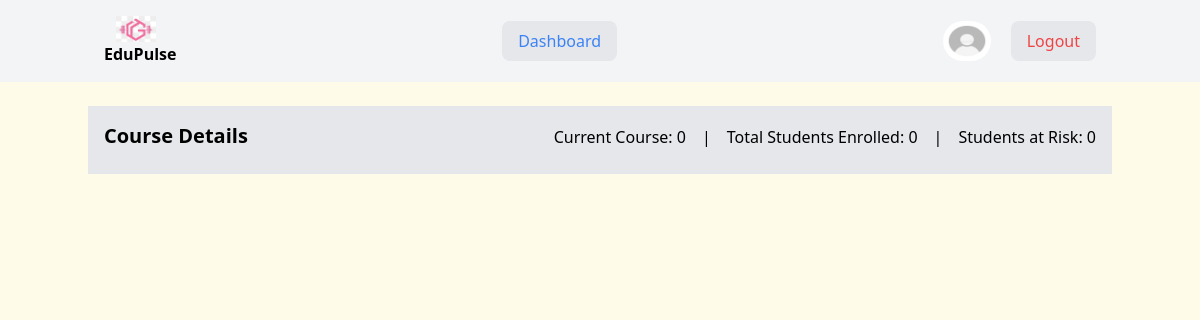
The page /wc_current_programs/courses-offering/ (signed in) on the database as committed earlier.
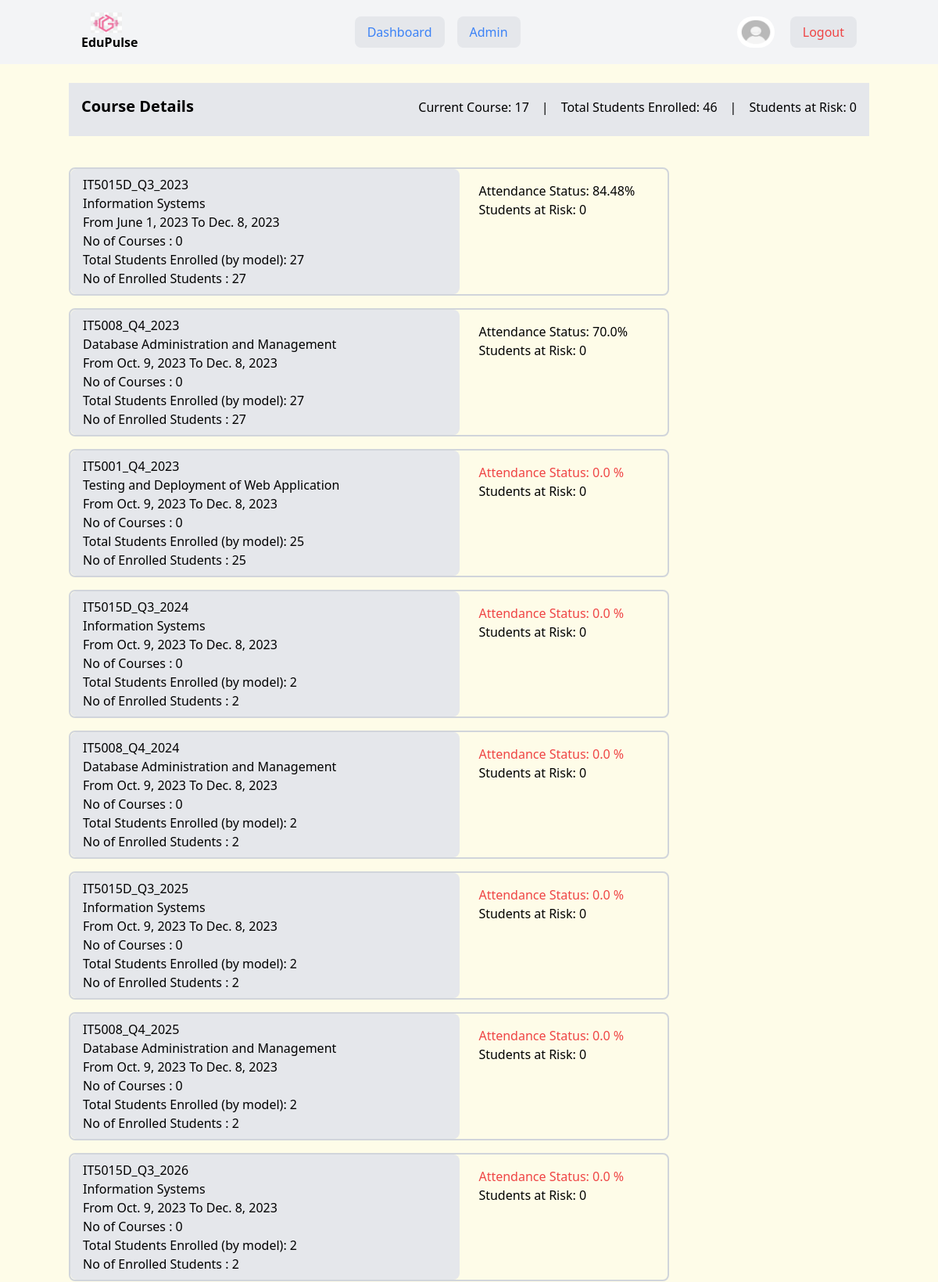
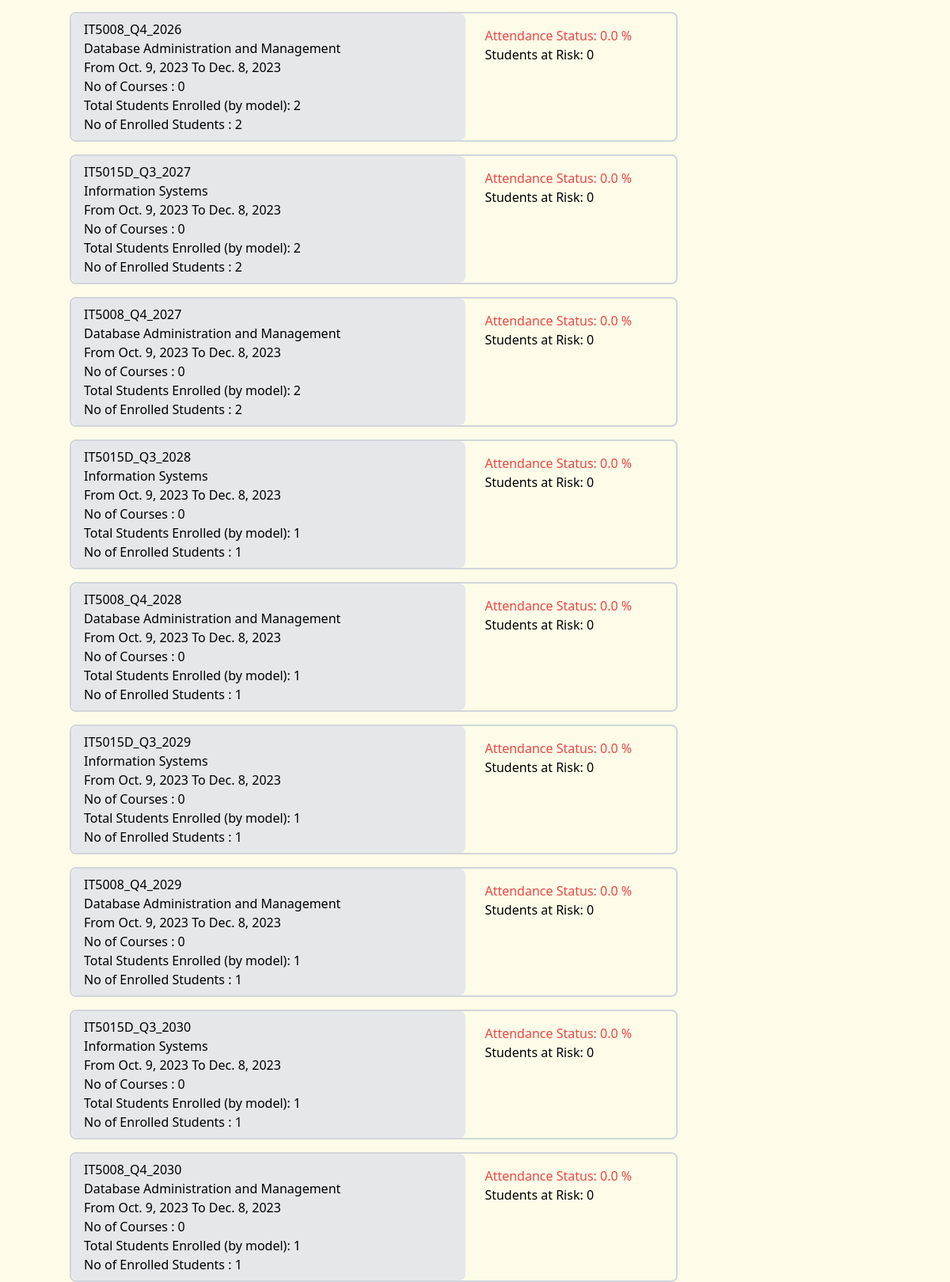
The same page on the database as committed later (2 pictures, top to bottom).
### program/models.py (models this page shows, shortened)
class CourseOffering(BaseModel):
    OFFERING_CHOICES = [
        ('online', 'ONLINE'),
        ('offline', 'OFFLINE'),
        ('blended', 'BLENDED'),
    ]
    course=models.ForeignKey(Course, verbose_name=("course"), on_delete=models.CASCADE,null=True,blank=True,related_name='course_offering')
    start_date=models.DateField( auto_now=False, auto_now_add=False)
    end_date=models.DateField( auto_now=False, auto_now_add=False)
    remark=models.TextField(max_length=255,blank=True,null=True)
    result_status_code=models.CharField(max_length=255,null=True,blank=True)
    result_status=models.CharField(max_length=255,null=True,blank=True)
    student = models.ManyToManyField(Student,blank=True ,related_name='course_offerings')
    teacher = models.ManyToManyField(Staff,blank=True ,related_name='course_offerings')
    offering_mode = models.CharField(max_length=10,choices=OFFERING_CHOICES,default='online',blank=True, null=True,help_text='Select the mode of course offering: Online, Offline, or Blended'
    )
    def calculate_attendance_percentage(self):
        total_sessions=self.attendance.count()
        present_sessions = self.attendance.filter(is_present='present').count()
        if total_sessions > 0:
            attendance_percentage = (present_sessions / total_sessions) * 100
            return round(attendance_percentage, 2)
        return 0.0
    def calculate_no_at_risk_student_for_last_week(self):
        from report.models import WeeklyReport
        current_date = datetime.now().date()
        end_date_last_week = current_date - timedelta(days=current_date.weekday() + 1)
        start_date_last_week = end_date_last_week - timedelta(days=6)
        students = self.student.all()
        at_risk_students = set()
        students = self.student.all()
        for student in students:
                    if student.temp_id=="2020792":
                        print("weekly Report at risk count dates :,",start_date_last_week," to ",end_date_last_week)
                        print("id Matched in CO M",student.temp_id)
                    weekly_report_last_week = WeeklyReport.objects.filter(
                        student=student,
                        course_offering=self,
                        sessions__attendance_date__range=[start_date_last_week, end_date_last_week]
                    ).first()
                    if weekly_report_last_week and weekly_report_last_week.at_risk:
                        print("at _risk status on week report found CO M:",student.temp_id)
                        at_risk_students.add(student)
                        print("all object CO M",at_risk_students)
        return len(at_risk_students)
    def get_all_students(self):
        students = self.student.all()
        return students

class Course(BaseModel):
    name=models.CharField(max_length=255,null=True,blank=True)
    description=models.CharField(max_length=255,null=True,blank=True)
    key_components=models.CharField(max_length=255,null=True,blank=True)
    program_link = models.URLField(max_length=255, null=True, blank=True)
    total_credit=models.PositiveIntegerField(null=True,blank=True)
    duration_in_week=models.PositiveIntegerField(null=True,blank=True)
    program = models.ManyToManyField(Program, blank=True, related_name='course')
    course_efts=models.FloatField(null=True,blank=True)

### customUser/models.py (models this page shows, shortened)
class Student(BaseModel):
    student = models.OneToOneField(NewUser, on_delete=models.CASCADE, null=True, blank=True, related_name='student_profile')
    joining_date=models.DateField(null=True,blank=True)
    international_student=models.BooleanField(default=False)
    remark=models.TextField(max_length=1000,null=True,blank=True)
    enrolled_course=models.CharField(max_length=255,null=True,blank=True)
    email_id=models.EmailField(null=True,blank=True)
    enrollment_status=models.CharField(max_length=255,null=True,blank=True)
    passport_number=models.CharField(max_length=255,null=True,blank=True)
    visa_number=models.CharField(max_length=255,null=True,blank=True)
    visa_expiry_date=models.DateField(default=None, null=True,blank=True)

### program/views.py (the view)
# urls.py: path('courses-offering/', CourseOfferingListView.as_view(), name='course_offering_list'),
class CourseOfferingListView(LoginRequiredMixin,ListView):
    model=CourseOffering
    template_name='program/course/course_offering_list.html'
    context_object_name='course_offerings'
    print("initialise Course Offering view :")
    def get_queryset(self):
        user = self.request.user
        print("user group :",user.groups.all())
        if user.groups.filter(name='Admin').exists() or user.groups.filter(name='Head_of_School').exists():
            print("condition matched admin")
            return CourseOffering.objects.all()
        elif user.groups.filter(name='Teacher').exists():
            print("condition matched for teacher")
            return CourseOffering.objects.filter(teacher__staff=user)
        elif user.groups.filter(name='Program_Leader').exists():
            return CourseOffering.objects.filter(course__program__program_offerings__program_leader__staff=user)
        elif user.groups.filter(name='Student').exists():
            return CourseOffering.objects.none()
        return CourseOffering.objects.none()
    print(context_object_name)
    def get_all_students(self, course_offerings):
        unique_students = set()
        for course_offering in course_offerings:
            unique_students.update(course_offering.student.all())
        return unique_students
    def get_no_of_at_risk_student(self,unique_students):
        from report.models import WeeklyReport
        current_date = datetime.now().date()
        end_date_last_week = current_date - timedelta(days=current_date.weekday() + 1)
        start_date_last_week = end_date_last_week - timedelta(days=6)
        at_risk_students = set()
        students = unique_students
        courses_offerings = CourseOffering.objects.all()
        for student in students:
                    if student.temp_id=="2020769":
                        print("weekly Report at risk count dates :,",start_date_last_week," to ",end_date_last_week)
                        print("id Matched",student.temp_id)
                    weekly_report_last_week = WeeklyReport.objects.filter(
                        student=student,
                        course_offering__in=courses_offerings,
                        sessions__attendance_date__range=[start_date_last_week, end_date_last_week]
                    ).first()
                    if weekly_report_last_week and weekly_report_last_week.at_risk:
                        print("at _risk status on week report found in CO",student.temp_id)
                        at_risk_students.add(student)
                        print("all object CO",at_risk_students)
                        print("is id  Matched added or not ",student.temp_id)
        return at_risk_students
    def get_context_data(self, **kwargs):
        context = super().get_context_data(**kwargs)
        course_offerings = context['course_offerings']
        total_students = self.get_all_students(course_offerings)
        total_no_of_at_risk_student=self.get_no_of_at_risk_student(total_students)
        context['total_students'] = len(total_students)
        context['total_no_of_at_risk_student'] = len(total_no_of_at_risk_student)
        return context

### customUser/templatetags/custom_tags.py (called while the page is built)
@register.filter(name='user_belongs_to_group')
def user_belongs_to_group(user,group_name):
        return user.groups.filter(name=group_name).exists()

### templates/program/course/course_offering_list.html (shortened to what this page needs)
{% extends "base.html" %}
{% block content %}
<section class='w-full'>
    <section class='my-2 w-full'>
         <div class="bg-gray-200 p-4 mb-4 w-full flex flex-row justify-between items-baseline">
          <h2 class="text-xl font-bold mb-2">Course Details</h2>
          <div class='flex flex-row gap-4 flex-wrap '>
            <p class="mb-2 ">Current Course: {{course_offerings.count}}</p> |
            <p class="mb-2">Total Students Enrolled: {{total_students}}</p> |
            {% if total_no_of_at_risk_student >  0 %}
                  <p class='text-red-500'>Students at Risk: {{total_no_of_at_risk_student}}</p>
                  {% else  %}
                  <p>Students at Risk: {{total_no_of_at_risk_student}}</p>
                  {% endif %}
          </div>
        </div>
  </section>
    <br>
    <ul class='flex flex-col gap-4 w-3/4'>
        {% for course_offering in course_offerings %}
                    {% with course_offering=course_offering %}
                        {% include 'components/flash_card/course_offering_FC.html' %}
                    {% endwith %}
        {% endfor %}
      </ul>
</section>
{% endblock content %}

### templates/components/flash_card/course_offering_FC.html (shortened to what this page needs)
{% block content %}
    <section class='flex flex-col border-2 border-gray-300  rounded-lg'>
        <a href="{% url 'course_offering_detail' course_offering.pk %}">
          <div class='flex flex-row'>
            <div class=' px-4 py-2  rounded-lg bg-gray-200 w-2/3'>
              <h1>{{ course_offering.temp_id }}<br>{{ course_offering.course.name }} </h1>
              <p> From {{ course_offering.start_date }} To {{ course_offering.end_date }}</p>
              <p> No of Courses : {{course_offering.list_course_offerings|length}}</P>
                <p >Total Students Enrolled (by model): {{course_offering.get_all_students.count}}</p>
              <p> No of Enrolled Students : {{course_offering.student.count}}</P>
            </div>
            <div class='px-4 py-2 m-2 rounded-lg w-1/3'>
               {% if course_offering.calculate_attendance_percentage < 60  %}
              <h1 class="text-red-500">Attendance Status: {{course_offering.calculate_attendance_percentage}} %</h1>
              {% else %}
              <h1 class="text-gray-300}">Attendance Status: {{course_offering.calculate_attendance_percentage}}%</h1>
              {% endif %}
              {% if course_offering.calculate_no_at_risk_student_for_last_week >  0 %}
            <p class='text-red-500'>Students at Risk: {{course_offering.calculate_no_at_risk_student_for_last_week}}</p>
            {% else  %}
            <p>Students at Risk: {{course_offering.calculate_no_at_risk_student_for_last_week}}</p>
            {% endif %}
            </div>
          </div>
        </a>
      </section>
{% endblock content %}

Rows that differ between the two databases and show on the page:
now on this page (row edited): CourseOffering: temp_id "IT5015D_Q3_2023", course.name "Information Systems", start_date "June 1, 2023", end_date "Dec. 8, 2023", list_course_offerings|length "0", get_all_students.count "27", student.count "27", calculate_attendance_percentage "84.48", calculate_no_at_risk_student_for_last_week "0"
now on this page (row edited): CourseOffering: temp_id "IT5008_Q4_2023", course.name "Database Administration and Management", start_date "Oct. 9, 2023", end_date "Dec. 8, 2023", list_course_offerings|length "0", get_all_students.count "27", student.count "27", calculate_attendance_percentage "70.0", calculate_no_at_risk_student_for_last_week "0"
now on this page (row edited): CourseOffering: temp_id "IT5001_Q4_2023", course.name "Testing and Deployment of Web Application", start_date "Oct. 9, 2023", end_date "Dec. 8, 2023", list_course_offerings|length "0", get_all_students.count "25", student.count "25", calculate_attendance_percentage "0.0", calculate_no_at_risk_student_for_last_week "0"
now on this page (row edited): CourseOffering: temp_id "IT5015D_Q3_2024", course.name "Information Systems", start_date "Oct. 9, 2023", end_date "Dec. 8, 2023", list_course_offerings|length "0", get_all_students.count "2", student.count "2", calculate_attendance_percentage "0.0", calculate_no_at_risk_student_for_last_week "0"
now on this page (row edited): CourseOffering: temp_id "IT5008_Q4_2024", course.name "Database Administration and Management", start_date "Oct. 9, 2023", end_date "Dec. 8, 2023", list_course_offerings|length "0", get_all_students.count "2", student.count "2", calculate_attendance_percentage "0.0", calculate_no_at_risk_student_for_last_week "0"
now on this page (row edited): CourseOffering: temp_id "IT5015D_Q3_2025", course.name "Information Systems", start_date "Oct. 9, 2023", end_date "Dec. 8, 2023", list_course_offerings|length "0", get_all_students.count "2", student.count "2", calculate_attendance_percentage "0.0", calculate_no_at_risk_student_for_last_week "0"
now on this page (row edited): CourseOffering: temp_id "IT5008_Q4_2025", course.name "Database Administration and Management", start_date "Oct. 9, 2023", end_date "Dec. 8, 2023", list_course_offerings|length "0", get_all_students.count "2", student.count "2", calculate_attendance_percentage "0.0", calculate_no_at_risk_student_for_last_week "0"
now on this page (row edited): CourseOffering: temp_id "IT5015D_Q3_2026", course.name "Information Systems", start_date "Oct. 9, 2023", end_date "Dec. 8, 2023", list_course_offerings|length "0", get_all_students.count "2", student.count "2", calculate_attendance_percentage "0.0", calculate_no_at_risk_student_for_last_week "0"
now on this page (row edited): CourseOffering: temp_id "IT5008_Q4_2026", course.name "Database Administration and Management", start_date "Oct. 9, 2023", end_date "Dec. 8, 2023", list_course_offerings|length "0", get_all_students.count "2", student.count "2", calculate_attendance_percentage "0.0", calculate_no_at_risk_student_for_last_week "0"
now on this page (row edited): CourseOffering: temp_id "IT5015D_Q3_2027", course.name "Information Systems", start_date "Oct. 9, 2023", end_date "Dec. 8, 2023", list_course_offerings|length "0", get_all_students.count "2", student.count "2", calculate_attendance_percentage "0.0", calculate_no_at_risk_student_for_last_week "0"
now on this page (row edited): CourseOffering: temp_id "IT5008_Q4_2027", course.name "Database Administration and Management", start_date "Oct. 9, 2023", end_date "Dec. 8, 2023", list_course_offerings|length "0", get_all_students.count "2", student.count "2", calculate_attendance_percentage "0.0", calculate_no_at_risk_student_for_last_week "0"
now on this page (row unchanged): CourseOffering: temp_id "IT5015D_Q3_2028", course.name "Information Systems", start_date "Oct. 9, 2023", end_date "Dec. 8, 2023", list_course_offerings|length "0", get_all_students.count "1", student.count "1", calculate_attendance_percentage "0.0", calculate_no_at_risk_student_for_last_week "0"
now on this page (row unchanged): CourseOffering: temp_id "IT5008_Q4_2028", course.name "Database Administration and Management", start_date "Oct. 9, 2023", end_date "Dec. 8, 2023", list_course_offerings|length "0", get_all_students.count "1", student.count "1", calculate_attendance_percentage "0.0", calculate_no_at_risk_student_for_last_week "0"
now on this page (row unchanged): CourseOffering: temp_id "IT5015D_Q3_2029", course.name "Information Systems", start_date "Oct. 9, 2023", end_date "Dec. 8, 2023", list_course_offerings|length "0", get_all_students.count "1", student.count "1", calculate_attendance_percentage "0.0", calculate_no_at_risk_student_for_last_week "0"
now on this page (row unchanged): CourseOffering: temp_id "IT5008_Q4_2029", course.name "Database Administration and Management", start_date "Oct. 9, 2023", end_date "Dec. 8, 2023", list_course_offerings|length "0", get_all_students.count "1", student.count "1", calculate_attendance_percentage "0.0", calculate_no_at_risk_student_for_last_week "0"
now on this page (row unchanged): CourseOffering: temp_id "IT5015D_Q3_2030", course.name "Information Systems", start_date "Oct. 9, 2023", end_date "Dec. 8, 2023", list_course_offerings|length "0", get_all_students.count "1", student.count "1", calculate_attendance_percentage "0.0", calculate_no_at_risk_student_for_last_week "0"
now on this page (row unchanged): CourseOffering: temp_id "IT5008_Q4_2030", course.name "Database Administration and Management", start_date "Oct. 9, 2023", end_date "Dec. 8, 2023", list_course_offerings|length "0", get_all_students.count "1", student.count "1", calculate_attendance_percentage "0.0", calculate_no_at_risk_student_for_last_week "0"
Other text that changed with them:
{{ course_offerings.count }}: "0" → "17"
{{ total_students }}: "0" → "46"
text now shown: "Admin"
